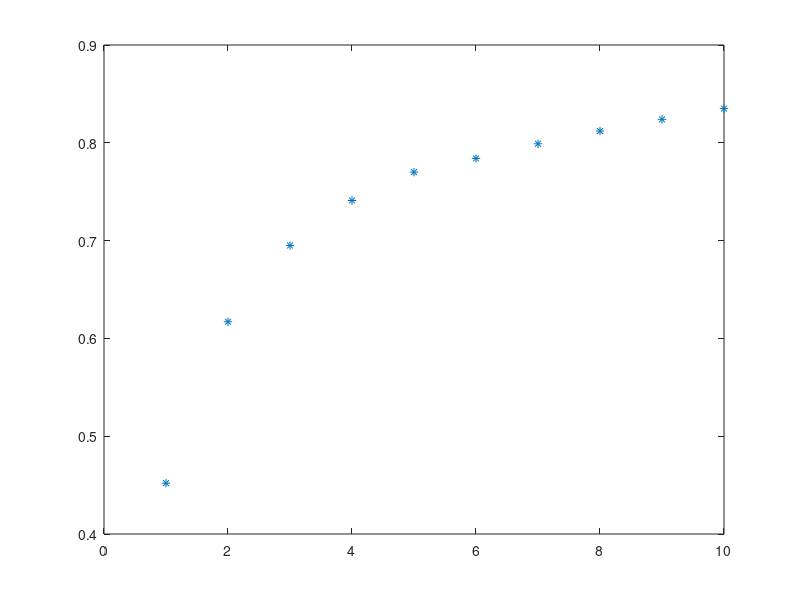

Recreate this plot in MATLAB.
N=1000;
T=10;
beta=1;
lam=1.001;
n=0;
ksi=zeros(1,10);
for j=1:N
S=[];
I=0;
t=0;
while t<=T
I=I+1;
S(I)=t;
u=rand();
t=t-1/lam*log(u);
end
X=exprnd(1/beta,1,sum(S<T));
u=0;
t=[0:0.01:T];
c=1*t;
R=[];
for i=1:length(t)
ile=sum(S<t(i))-1;
R(i)=u+c(i)-sum(X(1:ile));
if R(i)<0
czas=ceil(t(i));
ksi(czas:end)=ksi(czas:end)+1;
break;
end
end
end
ksi=ksi/N;
plot(ksi,'*')
hold off